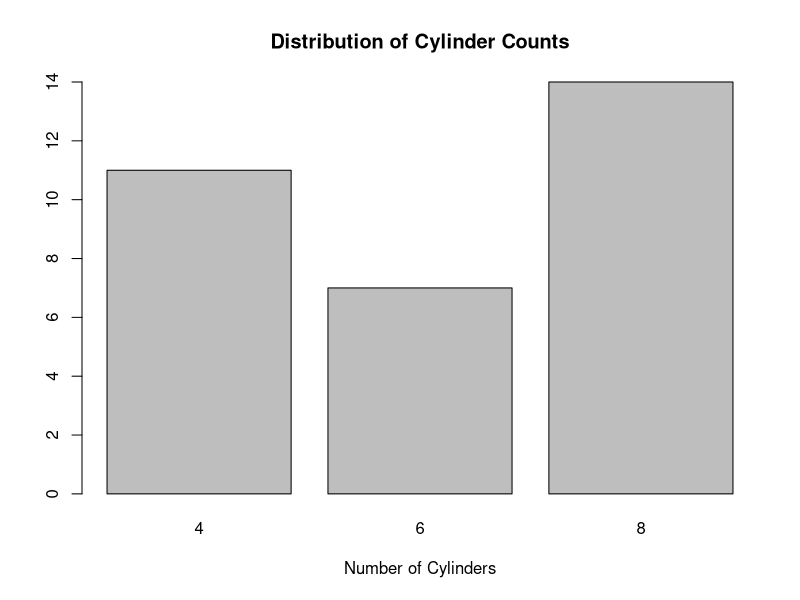

Generate this figure with R:
data(mtcars)
head(mtcars,6)
barplot(table(mtcars$cyl), main= 'Distribution of Cylinder Counts',xlab='Number of Cylinders')

